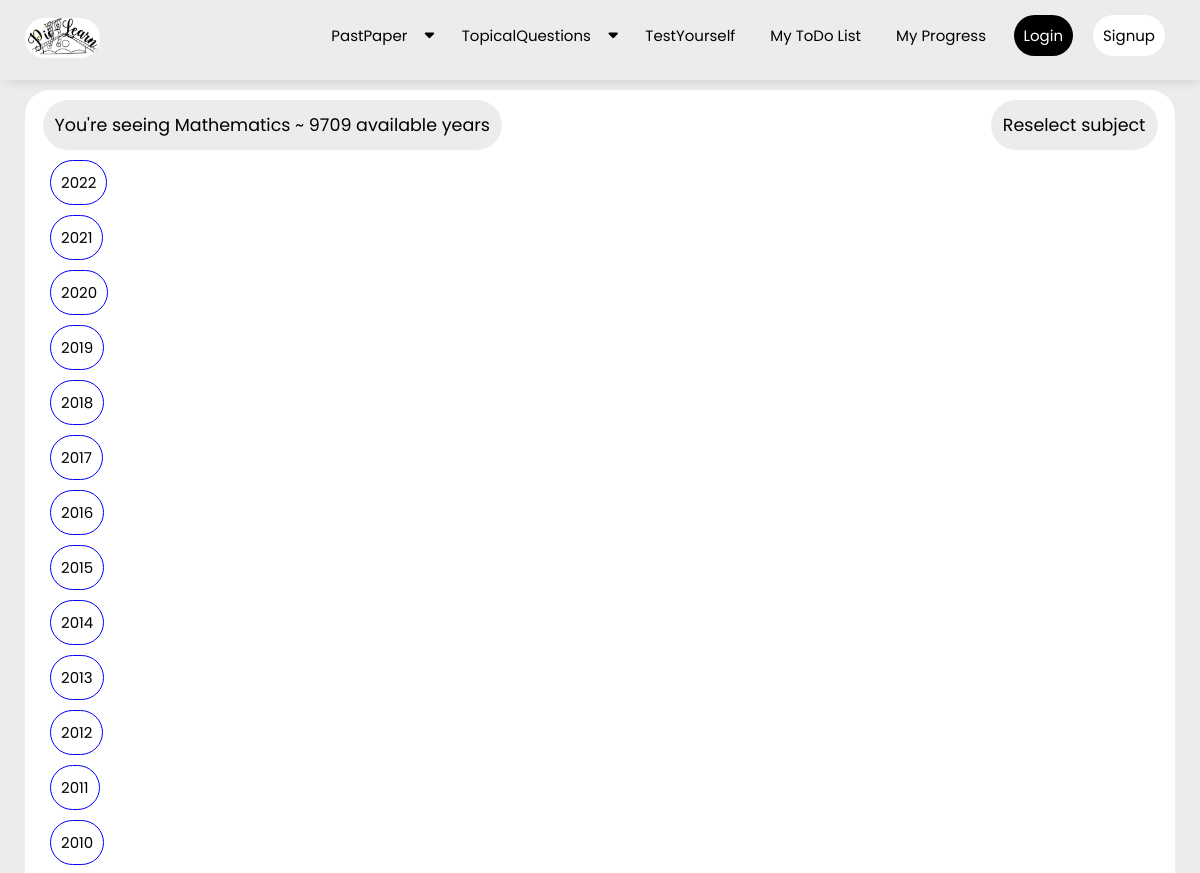
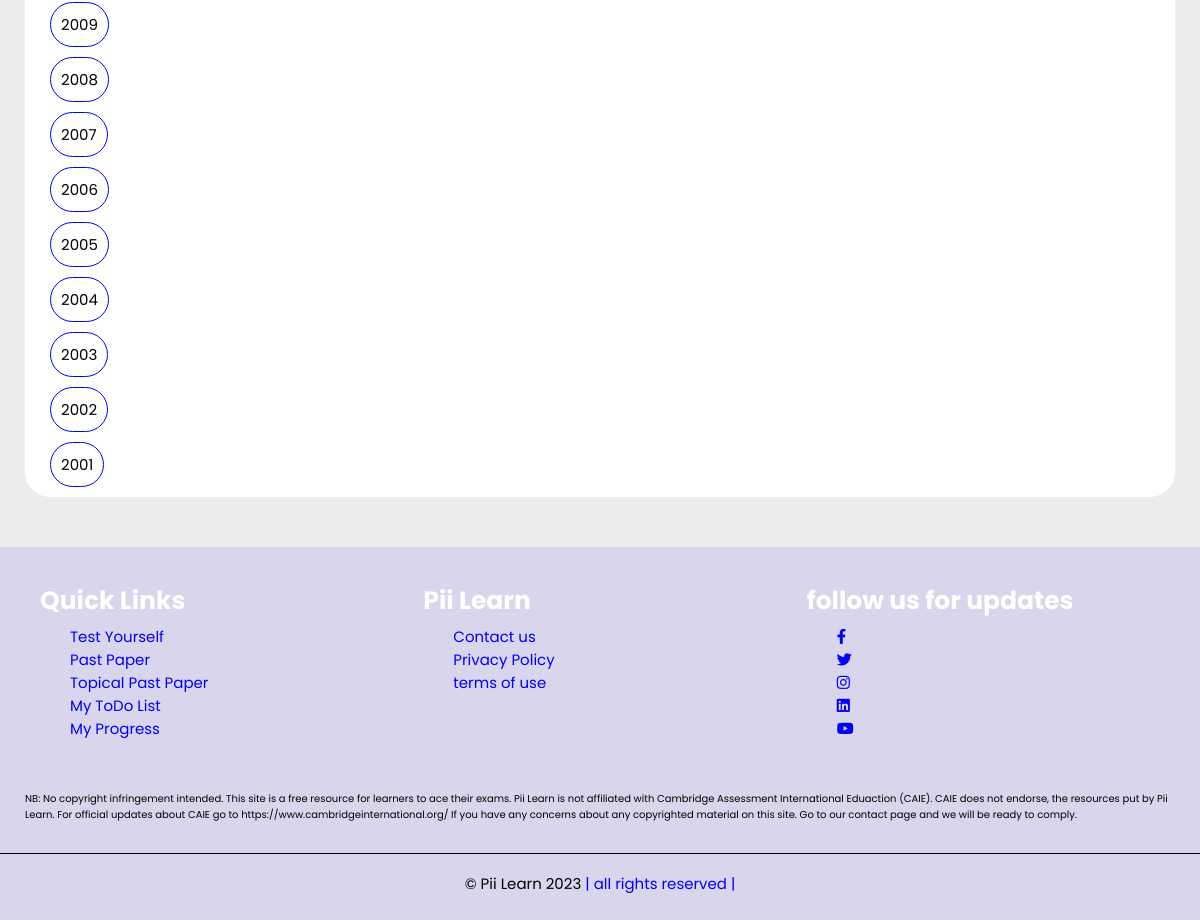
The page /pastpapers/Cambridge As and A levels/Mathematics ~ 9709 on the database its author committed (2 pictures, top to bottom).
### examsolution/models.py (models this page shows, shortened)
class website_pics(models.Model):
    website_logo = models.ImageField(null=True,upload_to='WesbitePics')

class Year(models.Model):
    year = models.IntegerField()
    class Meta:
        ordering = ['-year']

### examsolution/views.py (the view)
# urls.py: path('pastpapers/<exam_board>/<subject_selected>', views.year_past_papers, name='year_past_papers'),
def year_past_papers(request,exam_board,subject_selected):
    website_logo = website_pics.objects.get(id=1)
    years_available_list = Year.objects.all()
    context = {
        'years_available_list':years_available_list,
        'exam_board' : exam_board,
        'subject_selected':subject_selected,
        'website_logo':website_logo,
    }
    return render(request,'examsolution/year_past_papers.html',context)

### examsolution/templates/examsolution/year_past_papers.html (shortened to what this page needs)
{% extends 'examsolution/base.html' %}
{% load static %}
{% block content %}
<section class="year_container">
{% if years_available_list %}
    <div class="year_panel_heading">
        <p>You're seeing {{subject_selected}} available years</p>
        <a href="{% url 'examsolution:subject_past_papers' exam_board %}">Reselect subject</a>
    </div>
    {% for year in years_available_list %}
        <a class="years_for_subs" href="{% url 'examsolution:view_past_paper' exam_board subject_selected year.year %}"> {{year.year}} </a>
        <br>
    {% endfor %}
{% else %}
    <div class="panel_heading">
        <p>{{subject_selected}} past papers <strong>Coming Soon!</strong></p>
        <a href="{% url 'examsolution:subject_past_papers' exam_board %}">Reselect subject</a>
    </div>
{% endif %}
</section>
{% endblock content %}

### examsolution/templates/examsolution/base.html (shortened to what this page needs)
<!DOCTYPE html>
{% load static %}
<html lang="en">
<head>
    <link rel="stylesheet" href="https://cdnjs.cloudflare.com/ajax/libs/font-awesome/6.3.0/css/all.min.css" />
    <link rel="stylesheet" href="{% static 'examsolution/css/style.css' %}">
    <link rel="stylesheet" href="https://cdn.jsdelivr.net/npm/swiper@9/swiper-bundle.min.css"/>
</head>
<body>
    <section class="header" style="webkik-box-shadow: 2px 2px 13px -4px rgba(0,0,0,0.21);
    box-shadow: 2px 2px 13px -4px rgba(0,0,0,0.21);">
        <nav class="menu_bar">
            <a class="logo" href=" {% url 'examsolution:home' %} "><img src="{% static website_logo.website_logo %}"  alt="" style="max-height:40px" id="website_logo"></a>
            <ul class="nav-menu">
                <li><a href=" {% url 'examsolution:past_papers' %}">PastPaper  <i class="fas fa-caret-down" id="drop-4"></i></a>
                </li>
                <li><a href=" {% url 'examsolution:topical_past_paper' %}">TopicalQuestions  <i class="fas fa-caret-down" id="drop-2"></i></a>
                </li>
                <li><a href=" {% url 'examsolution:test_yourself' %} ">TestYourself {% comment %}<i class="fas fa-caret-down" id="drop-3"></i>{% endcomment %}</a>
                </li>
                <li><a href=" {% url 'examsolution:my_to_do_list' %} ">My ToDo List</a></li>
                <li><a href="{% url 'examsolution:my_progress' %}">My Progress</a></li>
                {% if request.user.is_authenticated %}
                    <li style="margin-bottom:1rem;"><a id="base_logout_link" href=" {% url 'examsolution:logout' %} ">Logout</a></li>
                {% else %}
                    <li style="margin-bottom:1rem;"><a id="base_login_link" href=" {% url 'examsolution:login' %} ">Login</a></li>
                    <li style="margin-bottom:1rem;"><a id="base_sign_up_link" href=" {% url 'examsolution:register' %} ">Signup</a></li>
                {% endif %}
            </ul>
        </nav>
    </section>
    {% block content %}{% endblock content %}
    <section class="footer">
        <div class="box-container">
            <div class="box">
                <h3>Quick Links</h3>
                <a href="{% url 'examsolution:test_yourself' %}">Test Yourself</a>
                <br>
                <a href="{% url 'examsolution:past_papers' %}">Past Paper</a>
                <br>
                <a href="{% url 'examsolution:topical_past_paper' %}">Topical Past Paper</a>
                <br>
                <a href=" {% url 'examsolution:my_to_do_list' %} ">My ToDo List</a>
                <br>
                <a href="{% url 'examsolution:my_progress' %}">My Progress</a>
                <br>
                <br>
            </div>
            <div class="box">
                <h3>Pii Learn</h3>
                <a href="{% url 'examsolution:contact_us' %}">Contact us</a>
                <br>
                <a href="{% url 'examsolution:privacy' %}">Privacy Policy</a>
                <br>
                <a href="{% url 'examsolution:terms_of_use' %}">terms of use</a>
                <br>
            </div>
            <div class="box">
                <h3>follow us for updates</h3>
                <a href="#"><i class="fab fa-facebook-f"></i></a>
                <br>
                <a href="#"><i class="fab fa-twitter"></i></a>
                <br>
                <a href="#"><i class="fab fa-instagram"></i></a>
                <br>
                <a href="#"><i class="fab fa-linkedin"></i></a>
                <br>
                <a href="#"><i class="fab fa-youtube"></i></a>
            </div>
        </div>
        <div class="disclaimer">
            <p>
                NB: No copyright infringement intended. This site is a free resource for learners
                to ace their exams. Pii Learn is not affiliated with Cambridge Assessment International Eduaction (CAIE).
                CAIE does not endorse, the resources put by Pii Learn. For official updates about CAIE go to https://www.cambridgeinternational.org/
                If you have any concerns about any copyrighted material on this site. Go to our contact page
                and we will be ready to comply.
            </p>
        </div>
        <div class="copy_right"> &copy Pii Learn 2023 <span>| all rights reserved |</span></div>
    </section>
</body>
</html>

### examsolution/static/examsolution/css/style.css (style rules this page uses)
:root { --main-color: #ececec; --black: #222; --white: #fff; --light--black: #777; --dark-bg: #eee; --border: .1rem solid var(--black); --box-shadow: 0 .5rem 1rem rgba(20, 16, 20, 1); --text-shadow: 0 1.5rem 3rem rgba(0,0,0,.3); }
* { font-family: 'Poppins', sans-serif; margin: 0; padding: 0; box-sizing: border-box; outline: none; border: none; text-decoration: none; text-transform: none; }
html { font-size: 62.5%; overflow-x: hidden; background-color: var(--main-color); }
.header { top: 0; left: 0; right: 0; z-index: 1000; position:fixed; }
.menu_bar { background-color: var(--main-color); height: 80px; width: 100%; display: flex; align-items: center; justify-content: space-between; padding: 0 2.5rem; }
.menu_bar a img#website_logo { border-radius: 2rem; }
.menu_bar ul { list-style: none; display: flex; }
.menu_bar ul li { padding: 10px 10px; position: relative; }
.menu_bar ul li a { color: black; text-decoration: none; font-size: 1.5rem; background-color: white hidden; padding: .75rem; border-radius: 2.5rem hidden; transition: all 0.6s; }
.fas { float: right; margin-left: 10px; padding-top: 3px; }
#base_logout_link,#base_login_link { background-color: black !important; border-radius: 2.5rem !important; color: white !important; padding: 1rem !important; }
#base_sign_up_link { background-color: white !important; border-radius: 2.5rem !important; padding: 1rem !important; }
.footer { background-size: cover; background-position: center; background-color: rgba(93, 63, 228, 0.133); }
.footer .box-container { margin-bottom: 2.5rem; margin-left: 2.5rem; margin-right: 2.5rem; display:grid; grid-template-columns: repeat(auto-fit,minmax(25rem,1fr)); }
.footer .box-container .box { margin-top: 2.5rem; margin-left: 0.5rem; padding: 1rem; }
.footer .box-container .box h3 { color: var(--white); font-size: 2.5rem; padding-bottom: 0.5rem; }
.footer .box-container .box a { color: blue; font-size: 1.5rem; padding-bottom: 1rem; }
.footer .box-container .box a { color: blue; margin-left: 3rem; }
.footer .disclaimer { margin-left: 2.5rem; margin-right: 2.5rem; }
.footer .disclaimer p { font-size: 1rem; text-transform: none; }
.footer .copy_right { text-align: center; padding-top: 1.75rem; margin-top: 3rem; padding-bottom: 2.5rem; border-top: .1rem solid black; font-size: 1.5rem; color: black; }
.footer .copy_right span { color: blue; }

### examsolution/templates/examsolution/year_past_papers.html (style rules this page uses)
.year_container { margin-top: 9rem; margin-bottom:5rem; margin-left:2.5rem; margin-right:2.5rem; max-height:fit-content; background-color:white; border-radius:2.5rem; }
.years_for_subs { display: inline-table; margin-left:2.5rem; font-size:1.5rem; border: 1px blue solid; margin-bottom:1rem; border-radius: 2.5rem; padding:1rem; color: black; }
.year_panel_heading { display: flex; justify-content: space-between; align-items: center; position: relative; z-index:10; margin-top: 2rem; }
.year_panel_heading p, .year_panel_heading a { border-radius:2.5rem; margin-bottom:1rem; margin-top:1rem; padding: 1.2rem; font-size: 1.75rem; color: black; background-color: var(--main-color); margin-left: 1.75rem; margin-right: 1.75rem; }

### rows shown on the page
website_pics: website_logo (picture)
Year: year "2022"
Year: year "2021"
Year: year "2020"
Year: year "2019"
Year: year "2018"
Year: year "2017"
Year: year "2016"
Year: year "2015"
Year: year "2014"
Year: year "2013"
Year: year "2012"
Year: year "2011"
Year: year "2010"
Year: year "2009"
Year: year "2008"
Year: year "2007"
Year: year "2006"
Year: year "2005"
Year: year "2004"
Year: year "2003"
Year: year "2002"
Year: year "2001"

### other values the page prints
{{ subject_selected }} "Mathematics ~ 9709"
